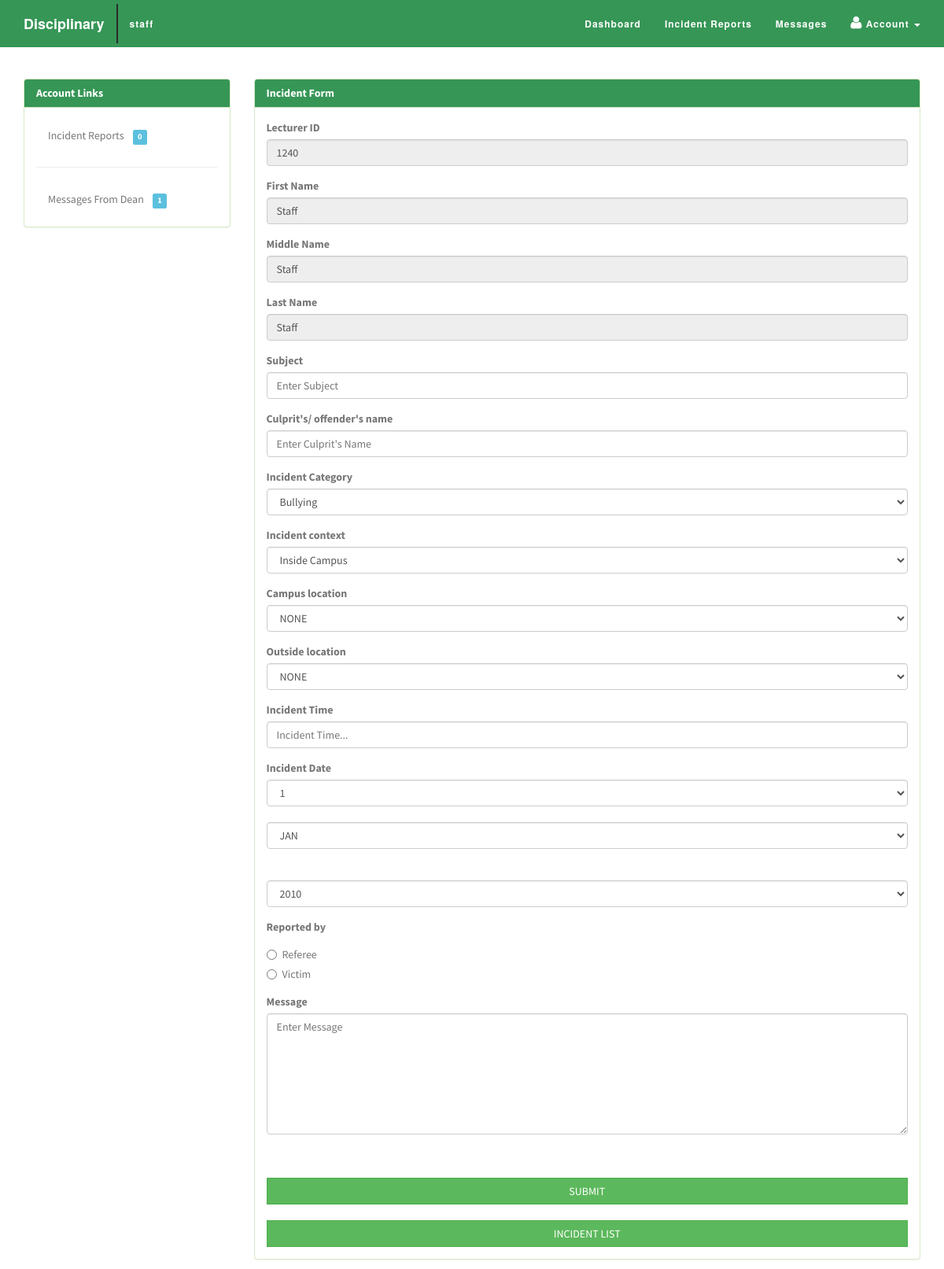
/staff/ (signed in), run on the app's committed database.
### tables this page shows
CREATE TABLE IF NOT EXISTS `staff` (
  `id` int(255) NOT NULL AUTO_INCREMENT,
  `lecid` varchar(150) NOT NULL,
  `username` varchar(150) NOT NULL,
  `password` varchar(150) NOT NULL,
  `fname` varchar(150) NOT NULL,
  `mname` varchar(150) NOT NULL,
  `lname` varchar(150) NOT NULL,
  `occupation` varchar(150) NOT NULL,
  `birth` varchar(150) NOT NULL,
  `gender` varchar(150) NOT NULL,
  `status` varchar(150) NOT NULL,
  `usertype` varchar(150) NOT NULL,
  PRIMARY KEY (`id`)
);

### staff/index.php (the view, shortened to what this page needs)
<?php
$username = $_SESSION['username'];
$result = mysql_query("SELECT * FROM staff WHERE username='$username'");
while($row = mysql_fetch_array($result))
  {
	$lecid=$row['lecid'];
	$fname=$row['fname'];
	$mname=$row['mname'];
	$lname=$row['lname'];
  }
?>
<!DOCTYPE html>
<html lang="en-US" class="no-js">
	<head>
		<link rel="stylesheet" href="../css/bootstrap.css">
		<link rel="stylesheet" href="../css/bootstrap.min.css">
		<link rel="stylesheet" href="../css/font-awesome.css">
		<link rel="stylesheet" href="../css/font-awesome.min.css">
		<link rel="stylesheet" href="../css/animate.min.css">
		<link rel="stylesheet" href="../css/bootstrapValidator.min.css">
		<link rel="stylesheet" href="../css/student.css">
     </head>
<body>
     <div class="navbar navbar-default navbar-fixed-top">
        <div class="container">
            <div class="navbar-header">
                <a class="navbar-brand"> Disciplinary</a>
            </div>
            <div class="collapse navbar-collapse novelist-nav">
			   <ul class="nav navbar-nav navbar-left">
                    <li>
                        <a class="user"><?php
			   $username =$_SESSION['username'];
			   $result = mysql_query("SELECT * FROM staff WHERE username='$username'");
			   while($row = mysql_fetch_array($result))
						{
						echo $row['username'];
						} ?></a>
                    </li>
				</ul>
                <ul class="nav navbar-nav navbar-right">
                    <li>
                        <a href="../staff/">Dashboard</a>
                    </li>
                    <li>
                        <a href="incidentlist.php">Incident Reports</a>
                    </li>
                    <li>
                        <a href="message.php">Messages</a>
                    </li>
					<li class="dropdown user-dropdown">
              <a href="#" class="dropdown-toggle" data-toggle="dropdown"><i class="fa fa-user"></i>&nbsp;Account<b>
			  </b> <b class="caret"></b></a>
            </li>
                </ul>
            </div>
        </div>
    </div>
	 <section class="student" id="student">
     <div class="container">
		  <div class="row">
			 <div id="sidebar" class="col-md-3">
				<div class="panel panel-success">
					<div class="panel-heading">
						<h5 class="panel-title">Account Links</h5>
					</div>
					<div id="sidenav" class="panel-body">
					   <ul class="list-unstyled nav sidenav">
					     <li><a href="incidentlist.php">Incident Reports&nbsp;&nbsp;&nbsp;
						 <span class="label label-info">
						 <?php
						   $result = mysql_query("SELECT * FROM incident WHERE username='$username'");
						   $num_rows = mysql_num_rows($result);
						   echo $num_rows; ?>
						   </span>
			             </a></li>
						 <hr>
						 <li><a href="message.php">Messages From Dean&nbsp;&nbsp;&nbsp;
						 <span class="label label-info">
						 <?php
						   $result = mysql_query("SELECT * FROM message WHERE regno='$lecid'");
						   $num_rows = mysql_num_rows($result);
						   echo $num_rows; ?>
						   </span>
						</a></li>
					  </ul>
					</div>
				</div>
			</div>
			<div class="col-md-9">
	         <div id="welcome" class="panel panel-success">
			   <div class="panel-heading">
				  <h3 class="panel-title">Incident Form</h3>
			   </div>
			   <div class="panel-body">
			    <form role="form" method="post" id="addstudentform">
				   <div class="form-group">
				    <label>Lecturer ID</label>
					<input name="lecid" type="text" value="<?php echo $lecid?>" class="form-control" readonly="readonly">
				  </div>
				  <div class="form-group">
				    <label>First Name</label>
					<input name="fname" type="text" value="<?php echo $fname?>" class="form-control" readonly="readonly">
				  </div>
				  <div class="form-group">
				    <label>Middle Name</label>
					<input name="mname" type="text" value="<?php echo $mname?>" class="form-control" readonly="readonly">
				  </div>
				  <div class="form-group">
				    <label>Last Name</label>
					<input name="lname" type="text" value="<?php echo $lname?>" class="form-control" readonly="readonly">
				  </div>
				 <div class="form-group">
				    <label>Subject</label>
					<input name="subject" type="text" class="form-control" placeholder="Enter Subject">
				  </div>
				   <div class="form-group">
                   <label>Culprit's/ offender's name</label>
                   <input type="text" class="form-control" name="offender"  placeholder="Enter Culprit's Name"/>
                  </div>
				  <div class="form-group">
                   <label>Incident Category</label>
                   <select name="incidentcategory" class="form-control">
				   <option value="Bullying">Bullying</option>
                   </select>
                  </div>
				  <div class="form-group">
				   <label>Incident context</label>
				   <select name="context" class="form-control">
				    <option value="Inside Campus">Inside Campus</option>
				   </select>
				  </div>
				  <div class="form-group">
				  <label>Campus location</label>
					  <select name="campuslocation" class="form-control">
					      <option value="NONE">NONE</option>
					  </select>
					</div>
					<div class="form-group">
					  <label>Outside location</label>
					  <select name="outsidelocation" class="form-control">
					      <option value="NONE">NONE</option>
						   </select>
				    </div>
					<div class="form-group">
				   <label>Incident Time</label>
					 <input type="text" class="form-control" name="incidenttime" placeholder="Incident Time..."  />
				  </div>
				  <div class="form-group">
				   <label>Incident Date</label>
					<select name="date" class="form-control">
					<option value="1">1</option>
					</select >&nbsp;&nbsp;&nbsp;&nbsp;&nbsp;&nbsp;
					<select name="month" class="form-control">
					<option value="JAN">JAN</option>
					<option value="DEC">DEC</option></select> <br/>
					<select name="year" class="form-control">
					<option value="2010">2010</option>
					</select>
				  </div>
				  <div class="form-group">
				   <label>Reported by</label>
					<div class="radio">
					 <label><input type="radio" name="reportedby" value="referee">Referee</label>
				    </div>
					 <div class="radio">
					  <label><input type="radio" name="reportedby" value="victim">Victim</label>
					</div>
				  </div>
				  <div class="form-group">
				  	<label>Message</label>
					<textarea name="message" rows="7" class="form-control" placeholder="Enter Message"></textarea>
				  </div>
				  <div>
				  <br/><br/>
				  <button type="submit" name="register" class="btn btn-large btn-success full-width">SUBMIT</button><br/><br/>
				  <a href="incidentlist.php" class="btn btn-large btn-success full-width">INCIDENT LIST</a>
				  </div>
				</form>
			   </div>
			   </div>
			  </div>
			 </div>
			</div>
		  	</section>
</body>
</html>

### css/student.css (style rules this page uses)
html, body { height: 100%; width: 100%; font-family: 'Source Sans Pro', Helvetica, Arial, sans-serif; color: #FFFFFF; }
a:link,a:visited { outline: 0; }
h1, h2, h3, h4, h5, h6 { color: #777; font-weight: 300; }
.navbar { font-family: Montserrat,"Helvetica Neue",Helvetica,Arial,sans-serif; font-weight: 700; background: #369656; padding: 5px 0; float:none; text-align: center; vertical-align: middle; -webkit-transition: padding .3s; -moz-transition: padding .3s; transition: padding .3s; }
.navbar .nav li a { color: #FFFFFF; font-size: 12px; }
.navbar .nav li a i { color: #FFFFFF; font-size: 18px; }
.navbar .nav li .user { color: #FFFFFF; font-size: 12px; border-left: 2px solid #2b2b2b; }
.navbar .navbar-nav { letter-spacing: 1px; }
.navbar-default, .navbar-inverse { border: 0; }
.navbar-fixed-top .navbar-brand { font-weight: 700; color: #fff; -webkit-transition: all .3s; -moz-transition: all .3s; transition: all .3s; }
.student { background: #fff; padding-top: 100px; overflow:hidden; color: #777; }
.student .panel .panel-heading { background: #369656; color: #fff; }
.student .panel .panel-heading .panel-title { font-size: 14px; font-weight: 700; }
.student .panel .panel-body { color: #777; font-weight: 400; }
.student .panel .panel-body ul li a { text-decoration: none; color: #777; font-weight: 400; }
.full-width { width: 100%; border-radius: 0px; }
.student .col-md-9 { color: #777; font-weight: 400; }

### data on the page
staff: username "staff", lecid "1240", fname "Staff", mname "Staff", lname "Staff"

### other printed values
$num_rows "0"
$num_rows "1"
